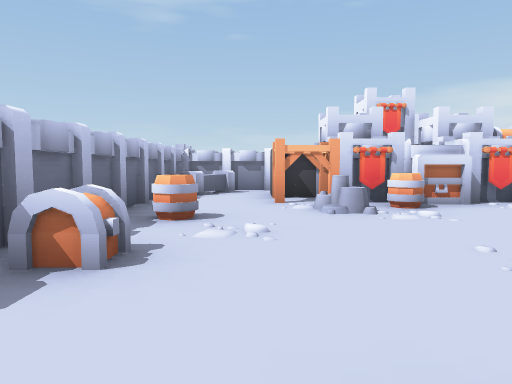
view 1 (above)

14 first-person views from a walk through a scene from a Unity 3-D project. The camera is 0.57 m above the floor, tilts 4° down and sees 70° across. The floor is counted in squares, 1 m on a side. Each view is taken from the middle of a square. On the plan, view 1 faces up. The plan holds only what a view shows up to about 10 squares ahead; the rest is blank.

view 2
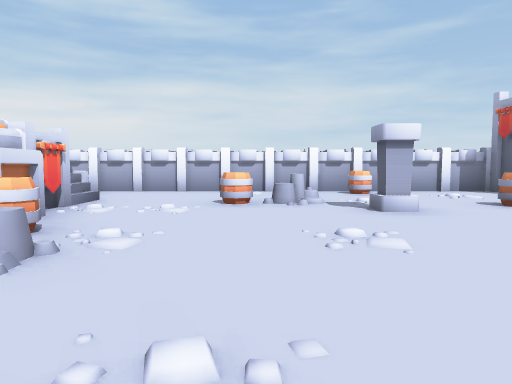

view 3
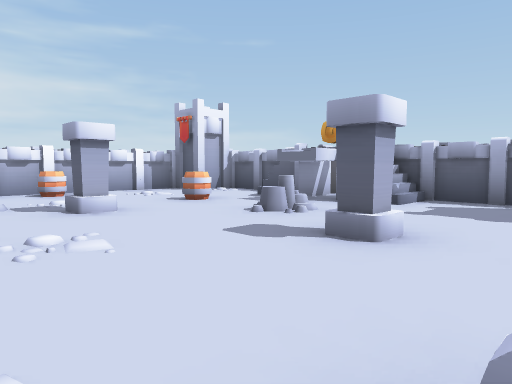

view 4
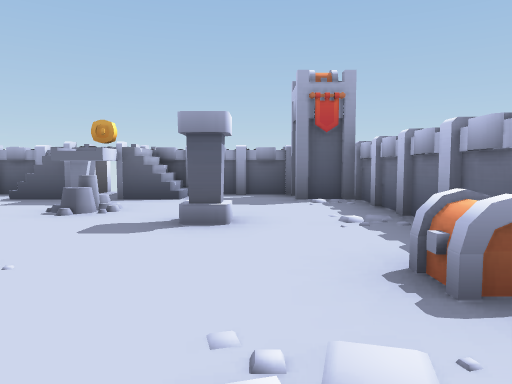

view 5
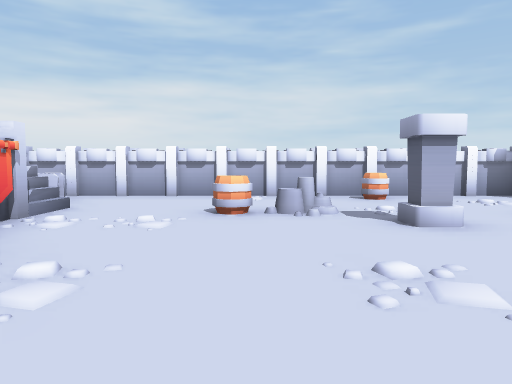

view 6
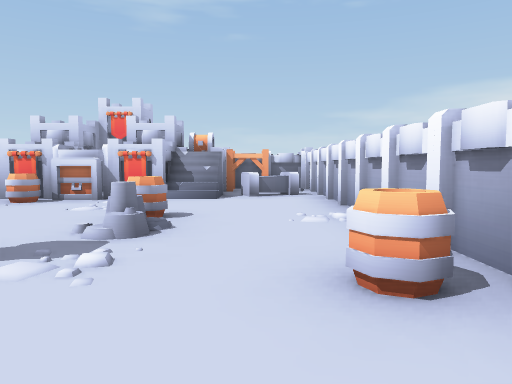

view 7
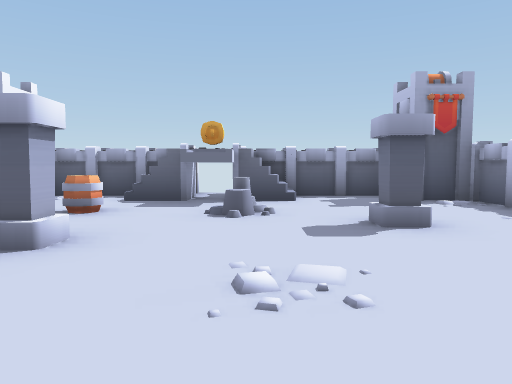

view 8
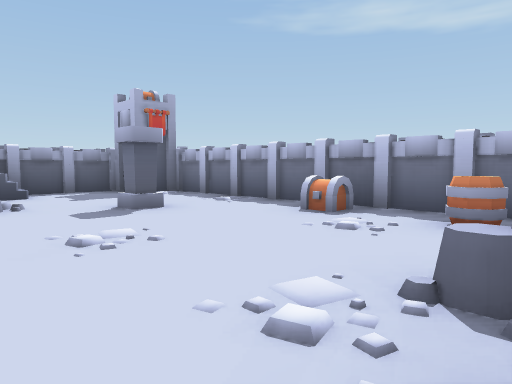

view 9
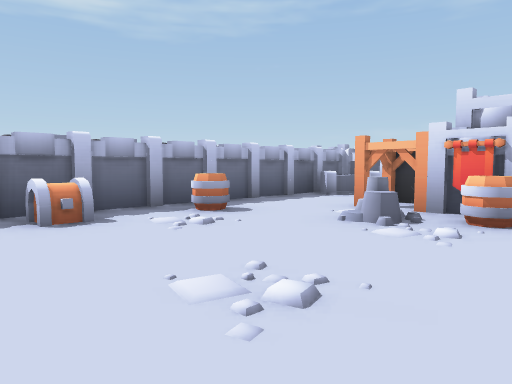

view 10
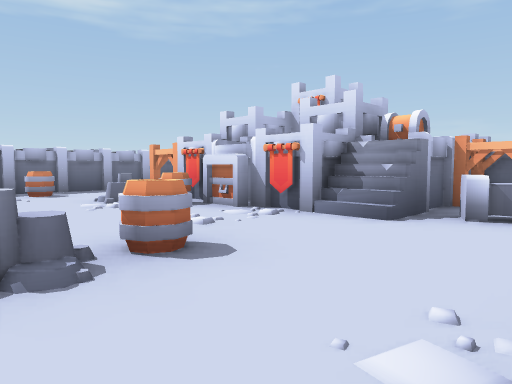

view 11
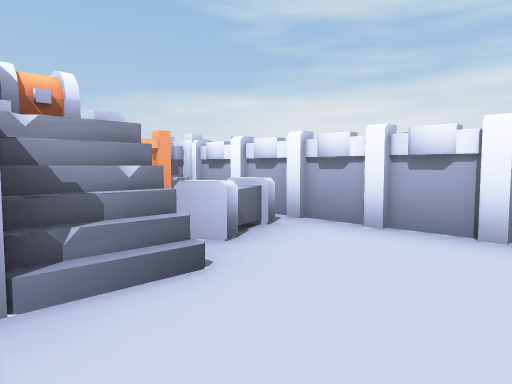

view 12
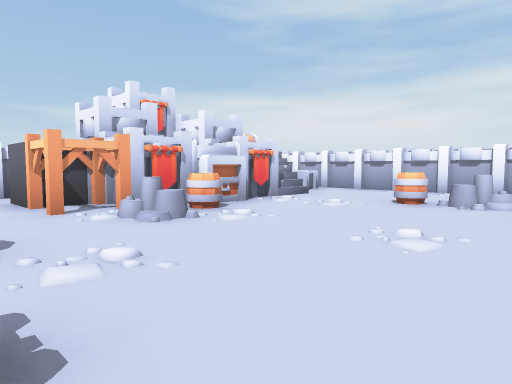

view 13
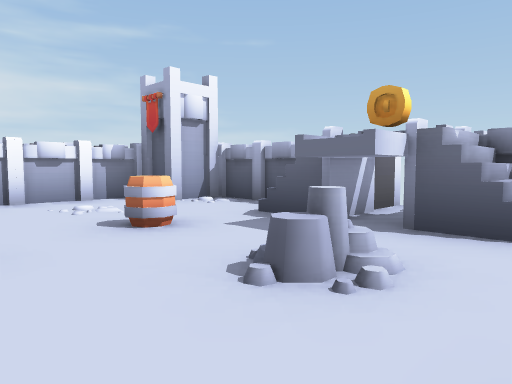

view 14
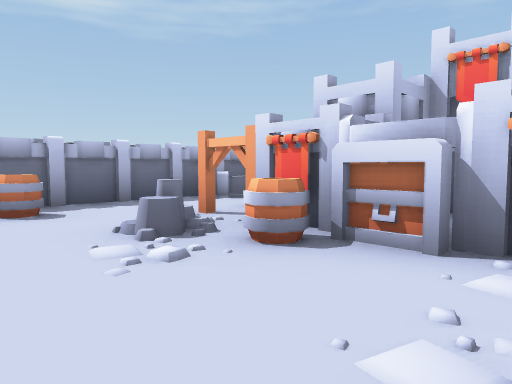

### Floor plan
Ten units are one square. View 1 is at (0, 0); x grows to the right and y downward. Boxes are objects, and circles mark ways between rooms. Rooms are numbered by the first view taken in them; rooms with no view inside come last. Other rooms are left out.
<svg viewBox="-23 -93 103 133">
<path fill="none" stroke="#000" d="M46 -65 41 -65M54 -63 44 -63M12 -67 3 -67 3 -78M53 -65 53 -60 44 -60M38 34 64 34 64 23 74 23 74 -66M-7 30 -7 34 18 34M-18 -76 -18 23 -6 23M54 -57 45 -57M74 -88 54 -88M74 -66 74 -76M43 -69 43 -64"/>
<rect x="-15" y="-25" width="10" height="10" fill="#bbb"><title>chest</title></rect>
<rect x="-15" y="-45" width="10" height="10" fill="#bbb"><title>barrel</title></rect>
<rect x="5" y="-5" width="10" height="10" fill="#bbb"><title>column</title></rect>
<rect x="5" y="-55" width="10" height="10" fill="#bbb"><title>other object</title></rect>
<rect x="5" y="-65" width="10" height="10" fill="#bbb"><title>other object</title></rect>
<rect x="15" y="5" width="10" height="10" fill="#bbb"><title>other object</title></rect>
<rect x="15" y="-55" width="10" height="10" fill="#bbb"><title>barrel</title></rect>
<rect x="15" y="-65" width="10" height="10" fill="#bbb"><title>banner</title></rect>
<rect x="25" y="25" width="10" height="10" fill="#bbb"><title>other object</title></rect>
<rect x="25" y="15" width="10" height="10" fill="#bbb"><title>other object</title></rect>
<rect x="25" y="-65" width="10" height="10" fill="#bbb"><title>other object</title></rect>
<rect x="35" y="5" width="10" height="10" fill="#bbb"><title>barrel</title></rect>
<rect x="35" y="-15" width="10" height="10" fill="#bbb"><title>column</title></rect>
<rect x="35" y="-65" width="10" height="10" fill="#bbb"><title>banner</title></rect>
<rect x="45" y="-25" width="10" height="10" fill="#bbb"><title>other object</title></rect>
<rect x="45" y="-35" width="10" height="10" fill="#bbb"><title>barrel</title></rect>
<rect x="55" y="-75" width="10" height="20" fill="#bbb"><title>other object</title></rect>
<rect x="65" y="-15" width="10" height="10" fill="#bbb"><title>barrel</title></rect>
<rect x="45" y="-75" width="10" height="10" fill="#bbb"><title>chest</title></rect>
<rect x="55" y="-85" width="10" height="10" fill="#bbb"><title>other object</title></rect>
<rect x="65" y="-85" width="10" height="10" fill="#bbb"><title>other object</title></rect>
<text x="30" y="-20">1</text>
<text x="60" y="-80">2</text>
</svg>

Where each view was taken, in squares from view 1:
view 1: 0 up, 0 right, facing up
view 2: 3 up, 1 left, facing right
view 3: 3 up, 1 left, facing down-right
view 4: 4 up, 0 right, facing down
view 5: 3 up, 0 right, facing right
view 6: 1 down, 6 right, facing up
view 7: 4 up, 2 right, facing down
view 8: 5 up, 3 right, facing down-left
view 9: 1 up, 3 right, facing up-left
view 10: 2 up, 7 right, facing up-left
view 11: 4 up, 4 right, facing up-right
view 12: 1 up, 1 left, facing up-right
view 13: 1 up, 1 right, facing down-right
view 14: 3 up, 4 right, facing up-left
